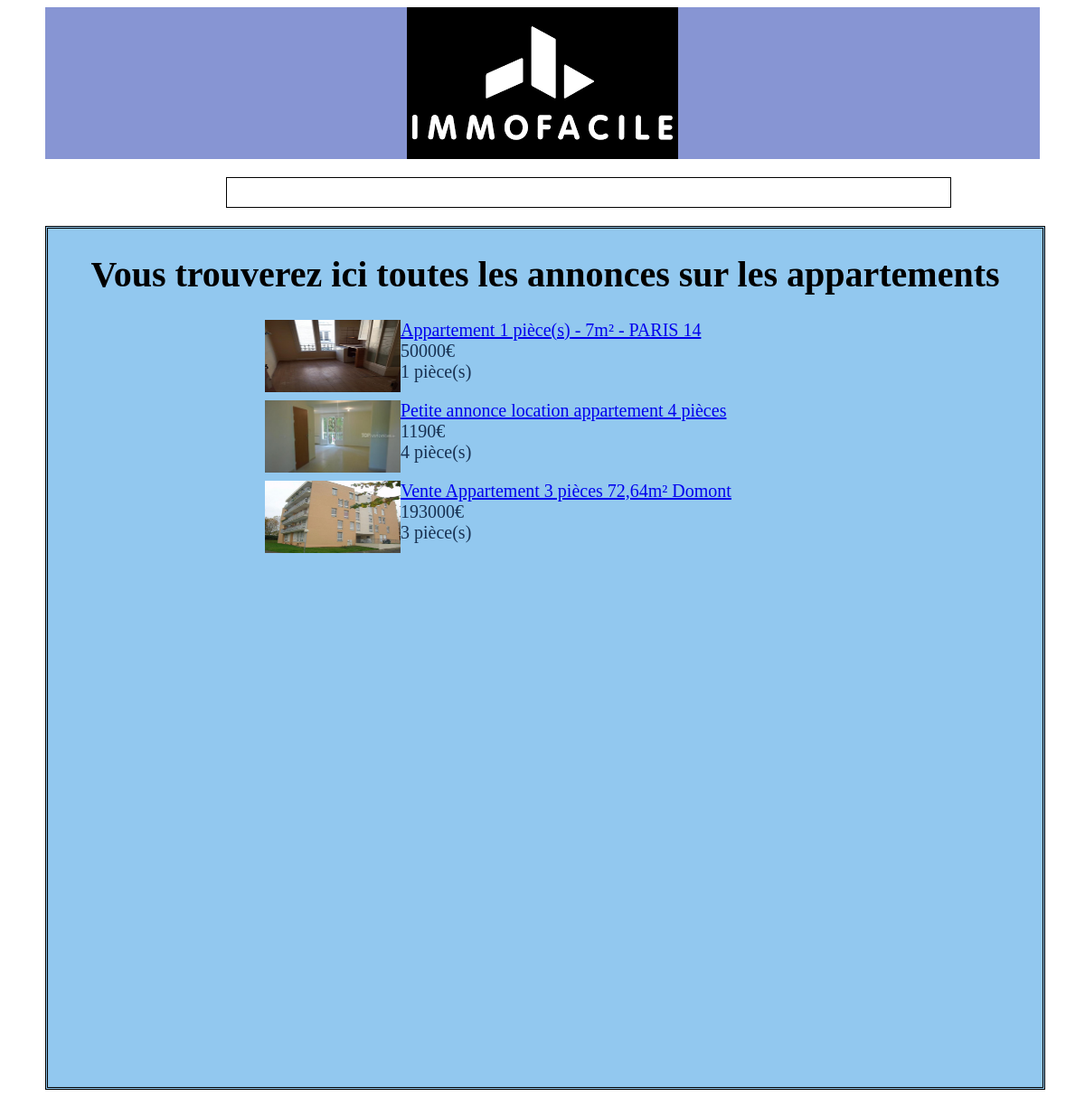
The app's page /appartement.php with its own data.
### tables this page shows
CREATE TABLE `annonce` (
  `id_a` int(11) NOT NULL,
  `titre` varchar(50) NOT NULL,
  `description` text,
  `date_a` date DEFAULT NULL,
  `prix` decimal(10,0) DEFAULT NULL,
  `commune` varchar(255) DEFAULT NULL,
  `nbpiece` int(11) DEFAULT NULL,
  `surface` varchar(11) NOT NULL,
  `p1` varchar(255) NOT NULL,
  `p2` varchar(255) NOT NULL,
  `p3` varchar(255) NOT NULL,
  `p4` varchar(255) NOT NULL,
  `id_c` int(11) DEFAULT NULL
);

### appartement.php (the view)
<?php include("headerIMMO.php");?>
	<div class="colonne3">
		<h1 class="centrer">Vous trouverez ici toutes les annonces sur les appartements</h1>
<?php			$sql1 = "SELECT * FROM annonce WHERE id_c=1";
							$requete = $bdd->query($sql1);
			while($reponse = $requete->fetch())
				{
					echo "<ul class='centrer'><a href='a.php?id=".$reponse['id_a']."'><img src=".$reponse['p1']." class='petitjpg '> ";
					echo "<p>".$reponse['titre']."</a><br/>";
					echo $reponse['prix']."€<br/>";
					echo $reponse['nbpiece']." pièce(s)<br/></p></ul>";
				}
?>
	</div>

### headerIMMO.php (shortened to what this page needs)
<html>
<body>
	<head>
		<link rel="stylesheet" href="style.css"/>
		<link href="zoombox.css" rel="stylesheet" type="text/css" media="screen" />
	</head>
	<div class="central">
		<div class="haut">
			<img src="logo.png" class="image2"/>
		</div>
		<nav class="menu2">
				<a href="index.php">Acceuil</a>
				<a href="appartement.php">Appartement</a>
				<a href="maison.php">Maison</a>
				<?php if(isset($_SESSION['connecte']))
				{
					echo"<a href='logoutIMMO.php'>Logout</a>";
				}
				else
				{
					echo"<a href='loginIMMO.php'>Login</a>";
				}
				?>
		</nav>

### style.css (style rules this page uses)
body { text-decoration:none; background:url(img/fond.jpg) no-repeat; }
div.central { width:1100px; margin:auto; }
.colonne3 { width:100%; height:950px; border: 3px black double ; color: black; font-size:20px; text-decoration:none; background:#92c8ef; }
.menu2 { width:800px;text-align:center;border:1px solid black; font-size:20px; margin:20px;margin-left:200px ; }
.menu2 a { display: inline-block;padding:0 20px;color:White;text-decoration:none; font: bold 20px Arial;line-height: 32px; transition:1s; }
.haut { display:inline-block; width:700px; padding-left:400px; font-size:20px; text-decoration:none ; background:#8795d3 }
.centrer { text-align:center; }
.petitjpg { float:left; width:150px; height:80px; margin-left:200px; }
h1 { color:black; }
p { text-align:justify; margin-left:20px; margin-right:20px; color:#183152; }

### records on screen
annonce: p1 (picture), titre "Appartement 1 pièce(s) - 7m² - PARIS 14", prix "50000", nbpiece "1"
annonce: p1 (picture), titre "Petite annonce location appartement 4 pièces", prix "1190", nbpiece "4"
annonce: p1 (picture), titre "Vente Appartement 3 pièces 72,64m² Domont", prix "193000", nbpiece "3"
